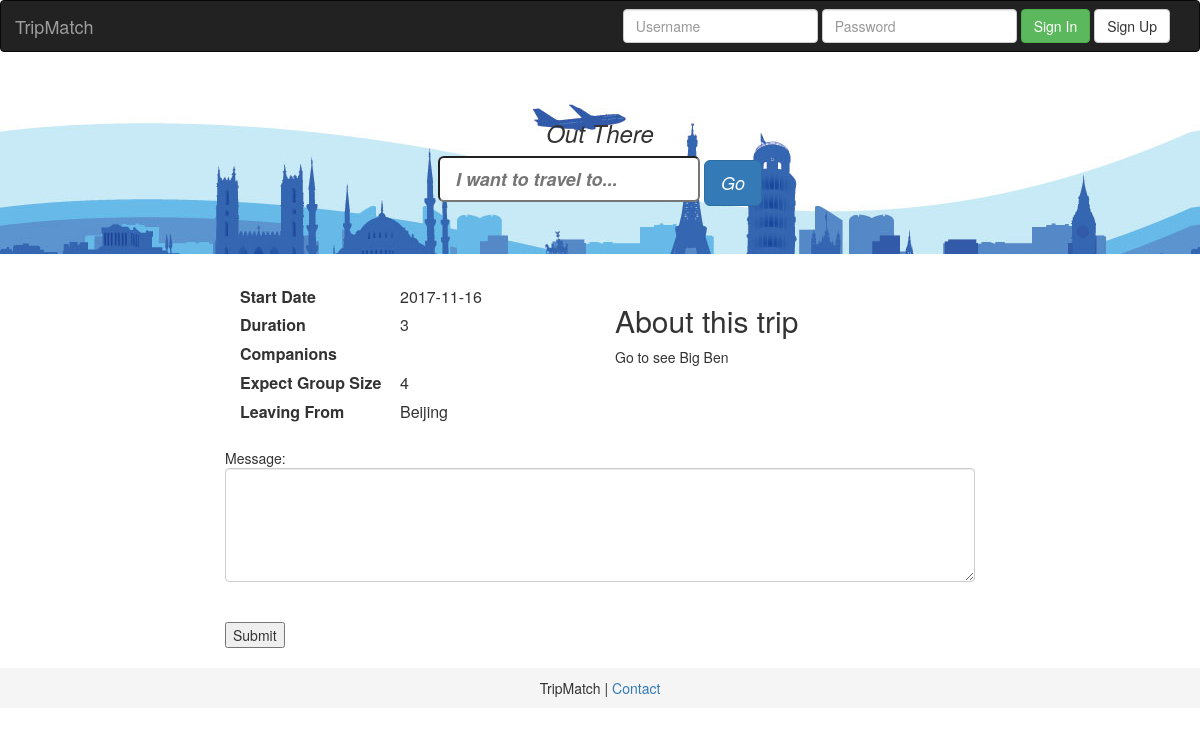
/trip_detail/3, run on the app's committed database.
### tripmatch/model/tripmatch_model.py (models this page shows, shortened)
class TripDetails(Base):
    __tablename__ = 'trip_details'
    id = Column(Integer, primary_key=True)
    user_id = Column(Integer, ForeignKey('users.id'))
    destination_id = Column(Integer, ForeignKey('destinations.id'))
    duration = Column(String, nullable=True)
    date_start = Column(String, nullable=False)
    companions = Column(Integer, nullable=False)
    city_takeoff = Column(String, nullable=True)
    expected_group_size = Column(Integer, nullable=True)
    notes = Column(String, nullable=True)
    date_create = Column(String, nullable=False)
    contact = Column(String, nullable=True)
    img_name = Column(String, nullable=True)
    users = relationship('Users', back_populates='trip_details')
    destinations = relationship('Destinations', back_populates='trip_details')
    waitinglist = relationship('Waitinglist', back_populates='trip_details')

### tripmatch/trip_server.py (the view, shortened to what this page needs)
@app.route('/trip_detail/<int:trip_id>', methods=['GET', 'POST'])
def display_trip(trip_id):
    db_session = Session()
    trip = db_session.query(TripDetails).filter_by(id=trip_id).one()
    waitinglist = db_session.query(
        Waitinglist).filter_by(trip_id=trip_id).all()
    return render_template('trip_details.html', trip=trip, waitinglist=waitinglist)

### tripmatch/trip_server.py (called while the page is built)
@app.context_processor
def utility_processor():
    def calc_date_end(start_date, duration):
        return (datetime.strptime(start_date, '%Y-%m-%d') + timedelta(int(duration))).strftime('%Y-%m-%d')
    return dict(calc_date_end=calc_date_end)

### tripmatch/templates/trip_details.html (shortened to what this page needs)
{% extends "layout.html" %} {% block title %}Trip Details{% endblock %} {% block body %}
<div class="container">
    <div class="row">
        <div class="col-md-8 col-md-offset-2">
            <div class="trip-details-left-col col-md-6" style="float: center">
                <dl class="dl-horizontal">
                    <dt>Start Date</dt>
                    <dd>{{trip.date_start}}</dd>
                    <dt>Duration</dt>
                    <dd>{{trip.duration}}</dd>
                    <dt>Companions</dt>
                    <dd>{{trip.companios}}</dd>
                    <dt>Expect Group Size</dt>
                    <dd>{{trip.expected_group_size}}</dd>
                    <dt>Leaving From</dt>
                    <dd>{{trip.city_takeoff}}</dd>
                </dl>
            </div>
            <div class="trip-details-right-col col-md-6" style="float: center">
                <h2>About this trip</h2>
                <p>{{trip.notes}}</p>
            </div>
        </div>
    </div>
    <div class="row">
        <div class="join-trip col-md-8 col-md-offset-2">
            <form action="" method="post">
                Message:
                <textarea class="form-control" rows="5"></textarea>
                <br>
                <br>
                <input type="submit" value="Submit">
            </form>
        </div>
    </div>
    <div class="row">
        <div class="waitinglist col-md-8 col-md-offset-2">
        </div>
    </div>
</div>
{% endblock %}

### tripmatch/static/css/style.css (style rules this page uses)
.dl-horizontal>dd { margin-left: 150px; font-size: 16px; padding-top: 2px; padding-bottom: 2px; }
.dl-horizontal>dt { text-align: left; font-size: 16px; padding-top: 2px; padding-bottom: 2px; }

### data on the page
TripDetails: date_start "2017-11-16", duration "3", expected_group_size "4", city_takeoff "Beijing", notes "Go to see Big Ben"
